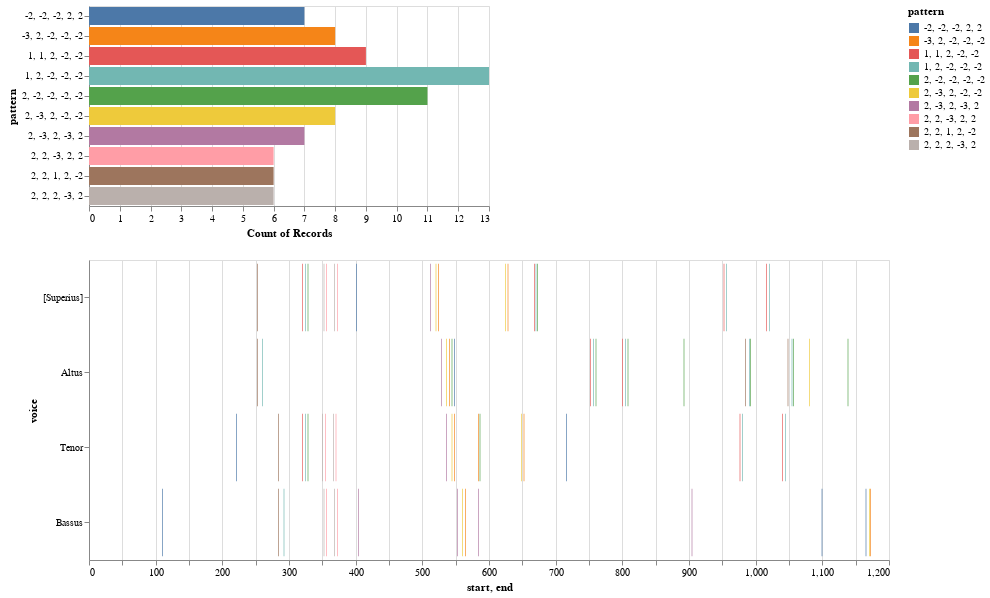

Write notebook code for a chart like this one.
### Markdown cell above
* We would pass the list of patterns into the `patterns` parametter.

### Code cell
viz.plot_ngrams_heatmap(mel_ngrams, selected_patterns=mel_ngrams_top_patterns_list)

### Figure 1 — Vega-Lite specification as saved in the notebook (floating-point values rounded to 4 significant figures)
{"config": {"view": {"continuousWidth": 400, "continuousHeight": 300}}, "vconcat": [{"mark": "bar", "encoding": {"color": {"type": "nominal", "field": "pattern"}, "opacity": {"condition": {"value": 1, "selection": "selector002"}, "value": 0.2}, "x": {"type": "nominal", "aggregate": "count", "field": "pattern"}, "y": {"type": "nominal", "field": "pattern"}}, "selection": {"selector002": {"type": "multi", "fields": ["pattern"]}}}, {"mark": "bar", "encoding": {"color": {"type": "nominal", "field": "pattern"}, "opacity": {"condition": {"value": 1, "selection": "selector002"}, "value": 0.2}, "tooltip": [{"type": "quantitative", "field": "start"}, {"type": "quantitative", "field": "end"}, {"type": "nominal", "field": "pattern"}], "x": {"type": "quantitative", "field": "start"}, "x2": {"field": "end"}, "y": {"type": "nominal", "field": "voice", "sort": null}}, "height": 300, "selection": {"selector002": {"type": "multi", "fields": ["pattern"]}}, "width": 800}], "data": {"name": "data-7f54dc6bcf590ea1a2ac82711ef26a87"}, "$schema": "https://vega.github.io/schema/vega-lite/v4.8.1.json", "datasets": {"data-7f54dc6bcf590ea1a2ac82711ef26a87": [{"start": 252.0, "voice": "[Superius]", "pattern": "2, 2, 1, 2, -2", "end": 253.0}, {"start": 320.0, "voice": "[Superius]", "pattern": "1, 1, 2, -2, -2", "end": 321.0}, {"start": 324.0, "voice": "[Superius]", "pattern": "1, 2, -2, -2, -2", "end": 325.0}, {"start": 328.0, "voice": "[Superius]", "pattern": "2, -2, -2, -2, -2", "end": 329.0}, {"start": 352.0, "voice": "[Superius]", "pattern": "2, 2, 2, -3, 2", "end": 353.0}, {"start": 356.0, "voice": "[Superius]", "pattern": "2, 2, -3, 2, 2", "end": 357.0}, {"start": 368.0, "voice": "[Superius]", "pattern": "2, 2, 2, -3, 2", "end": 369.0}, {"start": 372.0, "voice": "[Superius]", "pattern": "2, 2, -3, 2, 2", "end": 373.0}, {"start": 401.0, "voice": "[Superius]", "pattern": "-2, -2, -2, 2, 2", "end": 402.0}, {"start": 512.0, "voice": "[Superius]", "pattern": "2, -3, 2, -3, 2", "end": 513.0}, {"start": 520.0, "voice": "[Superius]", "pattern": "2, -3, 2, -2, -2", "end": 521.0}, {"start": 524.0, "voice": "[Superius]", "pattern": "-3, 2, -2, -2, -2", "end": 525.0}, {"start": 624.0, "voice": "[Superius]", "pattern": "2, -3, 2, -2, -2", "end": 625.0}, {"start": 628.0, "voice": "[Superius]", "pattern": "-3, 2, -2, -2, -2", "end": 629.0}, {"start": 668.0, "voice": "[Superius]", "pattern": "1, 1, 2, -2, -2", "end": 669.0}, {"start": 670.0, "voice": "[Superius]", "pattern": "1, 2, -2, -2, -2", "end": 671.0}, {"start": 672.0, "voice": "[Superius]", "pattern": "2, -2, -2, -2, -2", "end": 673.0}, {"start": 952.0, "voice": "[Superius]", "pattern": "1, 1, 2, -2, -2", "end": 953.0}, {"start": 956.0, "voice": "[Superius]", "pattern": "1, 2, -2, -2, -2", "end": 957.0}, {"start": 1016.0, "voice": "[Superius]", "pattern": "1, 1, 2, -2, -2", "end": 1017.0}, {"start": 1020.0, "voice": "[Superius]", "pattern": "1, 2, -2, -2, -2", "end": 1021.0}, {"start": 252.0, "voice": "Altus", "pattern": "2, 2, 1, 2, -2", "end": 253.0}, {"start": 260.0, "voice": "Altus", "pattern": "1, 2, -2, -2, -2", "end": 261.0}, {"start": 528.0, "voice": "Altus", "pattern": "2, -3, 2, -3, 2", "end": 529.0}, {"start": 536.0, "voice": "Altus", "pattern": "2, -3, 2, -2, -2", "end": 537.0}, {"start": 540.0, "voice": "Altus", "pattern": "-3, 2, -2, -2, -2", "end": 541.0}, {"start": 544.0, "voice": "Altus", "pattern": "2, -2, -2, -2, -2", "end": 545.0}, {"start": 548.0, "voice": "Altus", "pattern": "-2, -2, -2, 2, 2", "end": 549.0}, {"start": 752.0, "voice": "Altus", "pattern": "1, 1, 2, -2, -2", "end": 753.0}, {"start": 756.0, "voice": "Altus", "pattern": "1, 2, -2, -2, -2", "end": 757.0}, {"start": 760.0, "voice": "Altus", "pattern": "2, -2, -2, -2, -2", "end": 761.0}, {"start": 800.0, "voice": "Altus", "pattern": "1, 1, 2, -2, -2", "end": 801.0}, {"start": 804.0, "voice": "Altus", "pattern": "1, 2, -2, -2, -2", "end": 805.0}, {"start": 808.0, "voice": "Altus", "pattern": "2, -2, -2, -2, -2", "end": 809.0}, {"start": 892.0, "voice": "Altus", "pattern": "2, -2, -2, -2, -2", "end": 893.0}, {"start": 984.0, "voice": "Altus", "pattern": "2, 2, 1, 2, -2", "end": 985.0}, {"start": 990.0, "voice": "Altus", "pattern": "1, 2, -2, -2, -2", "end": 991.0}, {"start": 992.0, "voice": "Altus", "pattern": "2, -2, -2, -2, -2", "end": 993.0}, {"start": 1048.0, "voice": "Altus", "pattern": "2, 2, 1, 2, -2", "end": 1049.0}, {"start": 1054.0, "voice": "Altus", "pattern": "1, 2, -2, -2, -2", "end": 1055.0}, {"start": 1056.0, "voice": "Altus", "pattern": "2, -2, -2, -2, -2", "end": 1057.0}, {"start": 1080.0, "voice": "Altus", "pattern": "2, -3, 2, -2, -2", "end": 1081.0}, {"start": 1138.0, "voice": "Altus", "pattern": "2, -2, -2, -2, -2", "end": 1139.0}, {"start": 221.0, "voice": "Tenor", "pattern": "-2, -2, -2, 2, 2", "end": 222.0}, {"start": 284.0, "voice": "Tenor", "pattern": "2, 2, 1, 2, -2", "end": 285.0}, {"start": 320.0, "voice": "Tenor", "pattern": "1, 1, 2, -2, -2", "end": 321.0}, {"start": 324.0, "voice": "Tenor", "pattern": "1, 2, -2, -2, -2", "end": 325.0}, {"start": 328.0, "voice": "Tenor", "pattern": "2, -2, -2, -2, -2", "end": 329.0}, {"start": 350.0, "voice": "Tenor", "pattern": "2, 2, 2, -3, 2", "end": 351.0}, {"start": 354.0, "voice": "Tenor", "pattern": "2, 2, -3, 2, 2", "end": 355.0}, {"start": 366.0, "voice": "Tenor", "pattern": "2, 2, 2, -3, 2", "end": 367.0}, {"start": 370.0, "voice": "Tenor", "pattern": "2, 2, -3, 2, 2", "end": 371.0}, {"start": 536.0, "voice": "Tenor", "pattern": "2, -3, 2, -3, 2", "end": 537.0}, {"start": 544.0, "voice": "Tenor", "pattern": "2, -3, 2, -2, -2", "end": 545.0}, {"start": 548.0, "voice": "Tenor", "pattern": "-3, 2, -2, -2, -2", "end": 549.0}, {"start": 584.0, "voice": "Tenor", "pattern": "-3, 2, -2, -2, -2", "end": 585.0}, {"start": 586.0, "voice": "Tenor", "pattern": "2, -2, -2, -2, -2", "end": 587.0}, {"start": 648.0, "voice": "Tenor", "pattern": "2, -3, 2, -2, -2", "end": 649.0}, {"start": 652.0, "voice": "Tenor", "pattern": "-3, 2, -2, -2, -2", "end": 653.0}, {"start": 716.0, "voice": "Tenor", "pattern": "-2, -2, -2, 2, 2", "end": 717.0}, {"start": 976.0, "voice": "Tenor", "pattern": "1, 1, 2, -2, -2", "end": 977.0}, {"start": 980.0, "voice": "Tenor", "pattern": "1, 2, -2, -2, -2", "end": 981.0}, {"start": 1040.0, "voice": "Tenor", "pattern": "1, 1, 2, -2, -2", "end": 1041.0}, {"start": 1044.0, "voice": "Tenor", "pattern": "1, 2, -2, -2, -2", "end": 1045.0}, {"start": 110.0, "voice": "Bassus", "pattern": "-2, -2, -2, 2, 2", "end": 111.0}, {"start": 284.0, "voice": "Bassus", "pattern": "2, 2, 1, 2, -2", "end": 285.0}, {"start": 292.0, "voice": "Bassus", "pattern": "1, 2, -2, -2, -2", "end": 293.0}, {"start": 352.0, "voice": "Bassus", "pattern": "2, 2, 2, -3, 2", "end": 353.0}, {"start": 356.0, "voice": "Bassus", "pattern": "2, 2, -3, 2, 2", "end": 357.0}, {"start": 368.0, "voice": "Bassus", "pattern": "2, 2, 2, -3, 2", "end": 369.0}, {"start": 372.0, "voice": "Bassus", "pattern": "2, 2, -3, 2, 2", "end": 373.0}, {"start": 404.0, "voice": "Bassus", "pattern": "2, -3, 2, -3, 2", "end": 405.0}, {"start": 552.0, "voice": "Bassus", "pattern": "2, -3, 2, -3, 2", "end": 553.0}, {"start": 560.0, "voice": "Bassus", "pattern": "2, -3, 2, -2, -2", "end": 561.0}, {"start": 564.0, "voice": "Bassus", "pattern": "-3, 2, -2, -2, -2", "end": 565.0}, {"start": 584.0, "voice": "Bassus", "pattern": "2, -3, 2, -3, 2", "end": 585.0}, {"start": 904.0, "voice": "Bassus", "pattern": "2, -3, 2, -3, 2", "end": 905.0}, {"start": 1099.0, "voice": "Bassus", "pattern": "-2, -2, -2, 2, 2", "end": 1100.0}, {"start": 1165.0, "voice": "Bassus", "pattern": "-2, -2, -2, 2, 2", "end": 1166.0}, {"start": 1170.0, "voice": "Bassus", "pattern": "2, -3, 2, -2, -2", "end": 1171.0}, {"start": 1172.0, "voice": "Bassus", "pattern": "-3, 2, -2, -2, -2", "end": 1173.0}]}}
